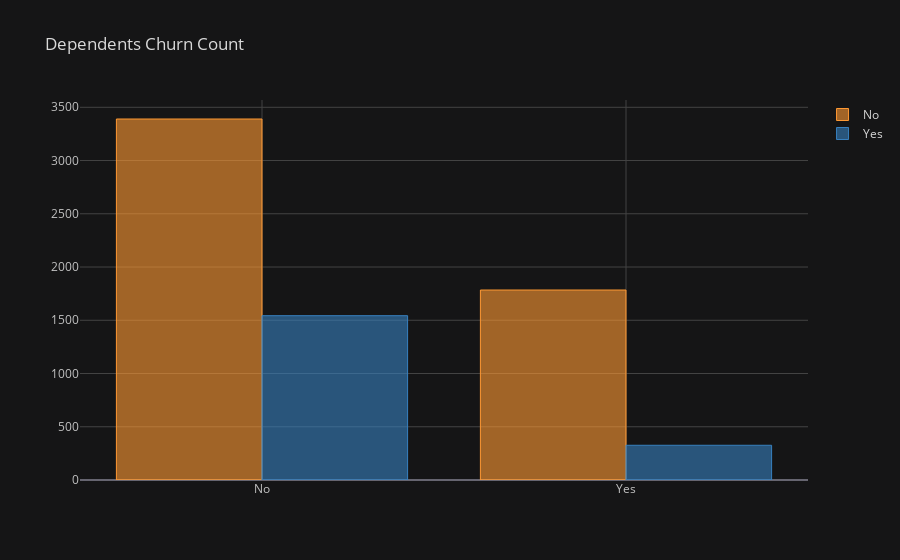

The cell this chart's notebook holds for it:
### Code cell
iplot(df.iplot(asFigure=True, kind='bar', title='Dependents Churn Count', theme='solar'))

### Figure 1 — Plotly figure (JSON) as saved in the notebook; plotly's stock layout.template omitted (floating-point values rounded to 4 significant figures)
{"data": [{"marker": {"color": "rgba(255, 153, 51, 0.6)", "line": {"color": "rgba(255, 153, 51, 1.0)", "width": 1}}, "name": "No", "orientation": "v", "text": "", "type": "bar", "x": ["No", "Yes"], "y": [3390, 1784]}, {"marker": {"color": "rgba(55, 128, 191, 0.6)", "line": {"color": "rgba(55, 128, 191, 1.0)", "width": 1}}, "name": "Yes", "orientation": "v", "text": "", "type": "bar", "x": ["No", "Yes"], "y": [1543, 326]}], "layout": {"legend": {"bgcolor": "#151516", "font": {"color": "#D9D9D9"}}, "paper_bgcolor": "#151516", "plot_bgcolor": "#151516", "title": {"font": {"color": "#D9D9D9"}, "text": "Dependents Churn Count"}, "xaxis": {"gridcolor": "#434343", "showgrid": true, "tickfont": {"color": "#C2C2C2"}, "title": {"font": {"color": "#D9D9D9"}, "text": ""}, "zerolinecolor": "#666570"}, "yaxis": {"gridcolor": "#434343", "showgrid": true, "tickfont": {"color": "#C2C2C2"}, "title": {"font": {"color": "#D9D9D9"}, "text": ""}, "zerolinecolor": "#666570"}}}
